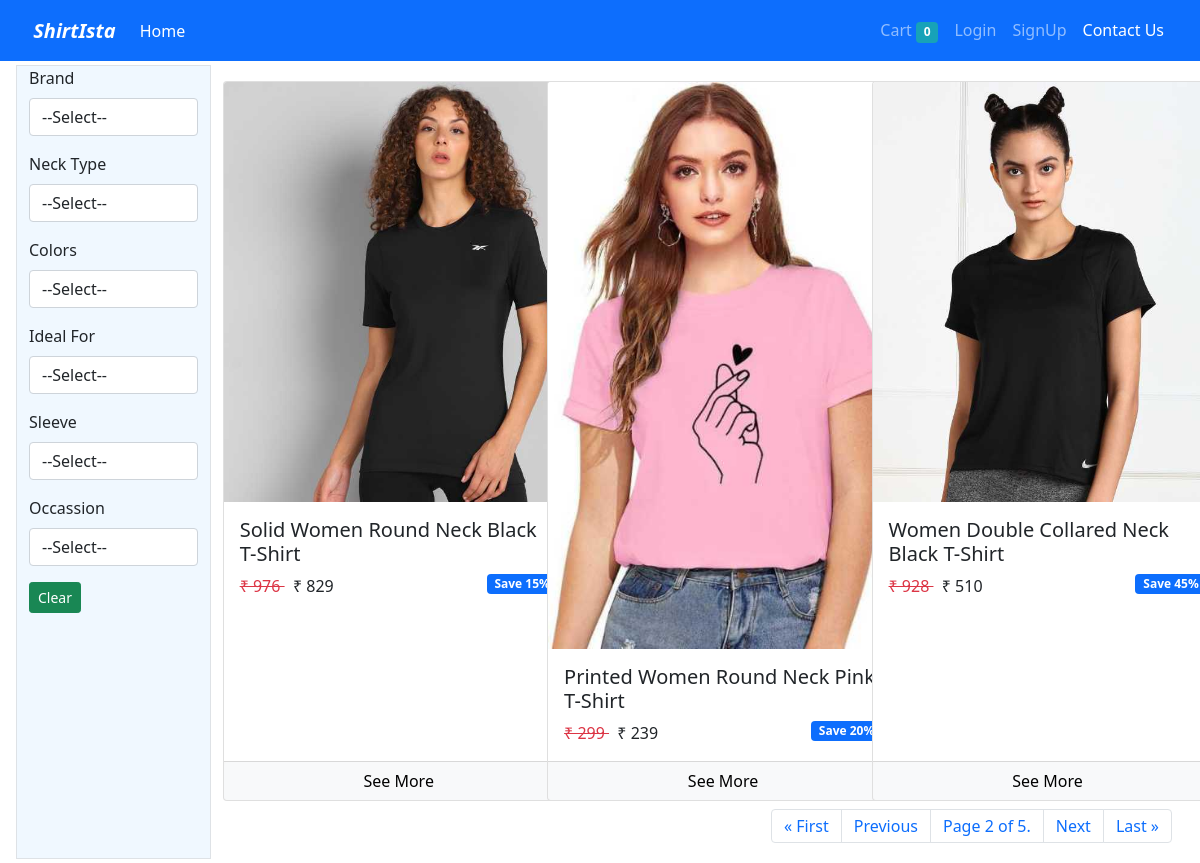
Screenshot of /?page=2 with the database file from the repository.
### store/models/tshirt.py (models this page shows, shortened)
class Tshirt(models.Model):
    name = models.CharField(max_length=50,null=False)
    slug = models.CharField(max_length=200,null=True , unique=True, default="")
    description = models.CharField(max_length=50,null=True)
    discount = models.IntegerField(default=0)
    image = models.ImageField(upload_to='upload/images' , null=False)
    occassion = models.ForeignKey(Occassion,on_delete=models.CASCADE)
    brand = models.ForeignKey(Brand,on_delete=models.CASCADE)
    sleeve = models.ForeignKey(Sleeve,on_delete=models.CASCADE)
    necktype = models.ForeignKey(NeckType,on_delete=models.CASCADE)
    idealfor = models.ForeignKey(IdealFor,on_delete=models.CASCADE)
    color = models.ForeignKey(Color,on_delete=models.CASCADE)

### store/views/home.py (the view)
# urls.py: path('',home),
def home(request):
    query = request.GET
    tshirts = []
    tshirts = Tshirt.objects.all()
    brand = query.get('brand')
    neckType = query.get('necktype')
    color = query.get('color')
    occassion = query.get('occassion')
    idealfor = query.get('idealfor')
    sleeve = query.get('sleeve')
    page = query.get('page')
    if(page is None or page == ''):
        page = 1
    if brand !='' and brand is not None:
        tshirts = tshirts.filter(brand__slug = brand)
    if neckType!='' and neckType is not None:
        tshirts = tshirts.filter(necktype__slug = neckType)
    if color!='' and color is not None:
        tshirts = tshirts.filter(color__slug = color)
    if occassion !='' and occassion is not None:
        tshirts = tshirts.filter(occassion__slug = occassion)
    if idealfor !='' and idealfor is not None:
        tshirts = tshirts.filter(idealfor__slug = idealfor)
    if sleeve!='' and sleeve is not None:
        tshirts = tshirts.filter(sleeve__slug = sleeve)
    occassions = Occassion.objects.all()
    brands = Brand.objects.all()
    sleeves = Sleeve.objects.all()
    idealFor = IdealFor.objects.all()
    neckTypes = NeckType.objects.all()
    colors = Color.objects.all()
    paginator = Paginator(tshirts, 3)
    page_object = paginator.get_page(page)
    query = request.GET.copy()
    query['page'] = ''
    pageurl = urlencode(query)
    context ={
        "page_obj": page_object,
        "occassions":occassions,
        "brands":brands,
        "colors": colors,
        "sleeves":sleeves,
        "neckTypes":neckTypes,
        "idealFor":idealFor,
        "pageurl":pageurl
    }
    return render(request , template_name='store/home.html', context = context)

### store/templatetags/filter_tags.py (called while the page is built)
@register.simple_tag
def selected_attr(request_slug , slug):
    if request_slug == slug:
         return "selected"
    else:
        return ''

### store/templatetags/tshirt_tags.py (called while the page is built)
@register.filter
def rupee(number):
     return f'₹ {number}'

@register.simple_tag
def min_price(tshirt):
     size = tshirt.sizevariant_set.all().order_by('price').first()
     return floor(size.price)

@register.simple_tag
def sale_price(tshirt):
     price = min_price(tshirt)
     discount = tshirt.discount
     return floor(price - (price * (discount/100)))

### store/templates/store/home.html (shortened to what this page needs)
{% extends "./base.html" %}
{% load tshirt_tags %}
{% load filter_tags %}
{% load static %}
{% block content %}
<div class="container-fluid">
    <div class="row m-1 ">
      <div class="col-2 border div1">
        <form id ="filterForm" action="/">
          <div>
            <div class="form-group ">
              <label for="brand">Brand</label>
              <select onchange="submitForm()" name = 'brand' class="form-control" id="brands">
                <option value="">--Select--</option>
              </select>
            </div>
            <div class="form-group">
              <label for="necktype">Neck Type</label>
              <select onchange="submitForm()" name = 'necktype' class="form-control" id="necktypes">
                <option value="">--Select--</option>
              </select>
            </div>
               <div class="form-group">
                <label for="color">Colors</label>
                <select onchange="submitForm()" name='color' class="form-control" id="colors">
                  <option value="">--Select--</option>
                </select>
              </div>
               <div class="form-group">
                <label for="idealfor">Ideal For</label>
                <select onchange="submitForm()" name='idealfor' class="form-control" id="idealFor">
                  <option value="">--Select--</option>
                </select>
              </div>
              <div class="form-group">
                <label for="sleeve">Sleeve</label>
                <select onchange="submitForm()" name = 'sleeve' class="form-control" id="sleeves">
                  <option value="">--Select--</option>
                </select>
              </div>
               <div class="form-group">
                <label for="occasssion">Occassion</label>
                <select onchange="submitForm()" name='occassion' class="form-control" id="occassions">
                  <option value="">--Select--</option>
                </select>
              </div>
              <a href="/" class ="btn btn-success btn-sm"> Clear</a>
          </div>
        </form>
      </div>
      <div class="col">
        <div class="row">
        {% for tshirt in page_obj %}
        <div class="col-4 mx-auto mt-3">
        <div class="card h-100" style="width: 22rem; " >
            <img class="card-img-top" src="{{tshirt.image.url}}" alt="Card image cap">
            <div class="card-body">
              <h5 class="card-title">{{tshirt.name|title}}</h5>
              <span class="text-danger"><del>{% min_price tshirt as result %}
                {{result|rupee}}
              </del></span>
              <span>{% sale_price tshirt as sale_price %} {{sale_price|rupee}}</span>
              <span class="float-end badge bg-primary" >Save {{tshirt.discount}}%</span>
            </div>
            <div class="card-footer p-0" style="text-align: center;">
                <a href="/product/{{tshirt.slug}}" class="btn btn-light btn-block">See More</a>
            </div>
          </div>
        </div>
        {% endfor %}
        <div>
          <nav aria-label="Page navigation" class="mt-2">
            <ul class="pagination justify-content-end">
              {% if page_obj.has_previous %}
                    <li class="page-item"><a class="page-link" href="?{{pageurl}}">&laquo; First</a></li>
                    <li class="page-item"><a class="page-link" href="?{{pageurl}}{{ page_obj.previous_page_number }}">Previous</a></li>
                {% endif %}
                <li class="page-item">
                    <a class="page-link" href="">Page {{ page_obj.number }} of {{ page_obj.paginator.num_pages }}.</a>
                </li>
                {% if page_obj.has_next %}
                    <li class="page-item"><a class="page-link" href="?{{pageurl}}{{ page_obj.next_page_number }}">Next</a></li>
                    <li class="page-item"><a class="page-link" href="?{{pageurl}}{{ page_obj.paginator.num_pages }}">Last &raquo;</a></li>
                {% endif %}
            </ul>
          </nav>
        </div>
        </div>
      </div>
    </div>
</div>
{% endblock %}

### store/templates/store/home.html (style rules this page uses)
.div1 { background-color: aliceblue; }

### rows the page displays
Tshirt: image (picture), name "Solid Women Round Neck Black T-Shirt", result "₹ 976", sale_price "₹ 829", discount "15"
Tshirt: image (picture), name "Printed Women Round Neck Pink T-Shirt", result "₹ 299", sale_price "₹ 239", discount "20"
Tshirt: image (picture), name "Women Double Collared Neck Black T-Shirt", result "₹ 928", sale_price "₹ 510", discount "45"

### other values shown
{{ request.session.cart|length }} "0"
{{ page_obj.number }} "2"
{{ page_obj.paginator.num_pages }} "5"
